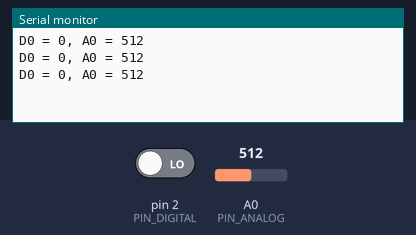
The sketch below on a simulated Arduino Uno, built with avr-gcc and run on an emulated ATmega328P. On the bench: the last lines printed to the serial monitor. Inputs (shaded band) come from the test bench; at power-on: A0 (PIN_ANALOG) = 512, pin 2 (PIN_DIGITAL) LOW.

Above: at 1.3 s.
1.4 s: A0 (PIN_ANALOG) set to 716
At 1.9 s:
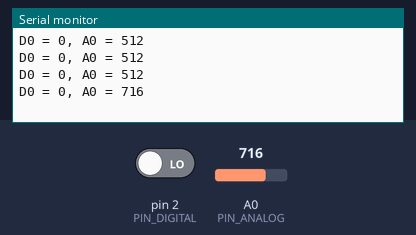
2.9 s: pin 2 (PIN_DIGITAL) driven HIGH
At 3.4 s:
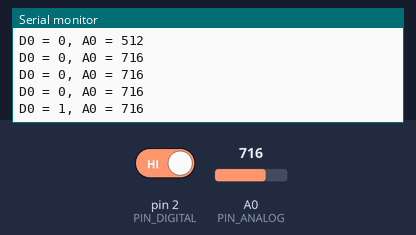
4.4 s: A0 (PIN_ANALOG) set to 900
At 4.9 s:
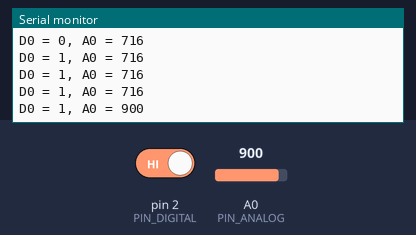
5.9 s: pin 2 (PIN_DIGITAL) driven LOW
At 6.3 s:
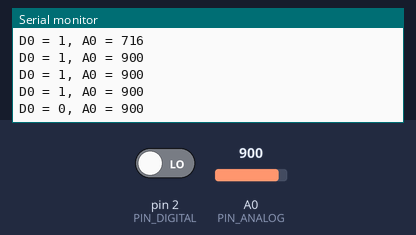
Timing chart, 0 to 8.4 s (numbered marks = the images above; inputs shaded):
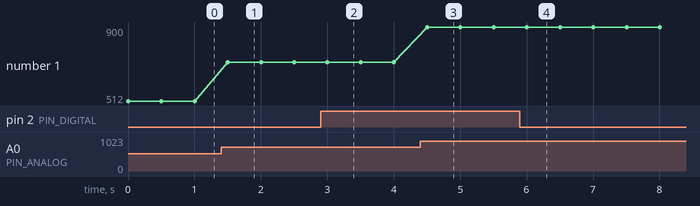

The sketch:

tesPendeteksiGaris.ino
```cpp
// Contoh penggunaan sensor TCR5000 YL-54

const byte PIN_ANALOG = A0;
const byte PIN_DIGITAL = 2;

void setup()
{
  Serial.begin(9600);
  pinMode(PIN_DIGITAL, INPUT);
}

void loop()
{
  int nilaiDigital = digitalRead(PIN_DIGITAL);
  int nilaiAnalog = analogRead(PIN_ANALOG);

  Serial.print("D0 = ");
  Serial.print(nilaiDigital);
  Serial.print(", A0 = ");
  Serial.println(nilaiAnalog);

  delay(500);
}
```

Measured:
- after the input at 1.4 s, the serial monitor: prints a new line after 0.10 s (image 1)
- after the input at 2.9 s, the serial monitor: prints a new line after 0.10 s (image 2)
- after the input at 4.4 s, the serial monitor: prints a new line after 0.10 s (image 3)
- after the input at 5.9 s, the serial monitor: prints a new line after 0.11 s (image 4)
- plotted number 1: 512 → 716 after the input at 1.4 s, 716 → 900 after the input at 4.4 s
